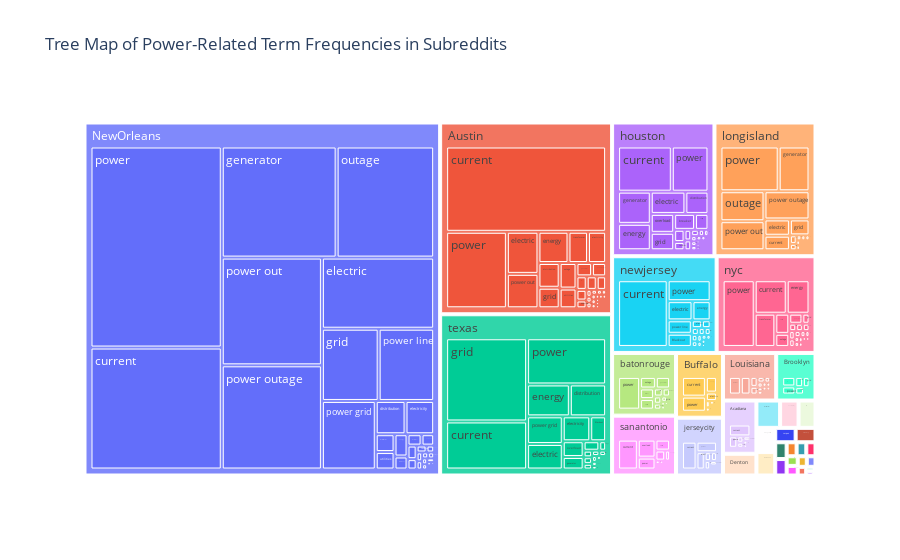

Source (notebook cell):
### Code cell
def count_terms(df, terms):
    term_counts = {term: df['text'].str.contains(term, case=False, na=False).sum() for term in terms}
    return pd.Series(term_counts)

filtered_data['text'] = filtered_data['title'].fillna('') + ' ' + filtered_data['selftext'].fillna('') + ' ' + filtered_data['body'].fillna('')
term_frequencies = filtered_data.groupby('subreddit_submission').apply(count_terms, terms=power_terms)
term_frequencies_df = term_frequencies.apply(pd.Series).reset_index()
term_frequencies_melted = term_frequencies_df.melt(id_vars=['subreddit_submission'], var_name='Term', value_name='Frequency')

fig = px.treemap(term_frequencies_melted, path=['subreddit_submission', 'Term'], values='Frequency',
                 title='Tree Map of Power-Related Term Frequencies in Subreddits')
fig.show()

### Figure 1 — Plotly figure (JSON) as saved in the notebook; plotly's stock layout.template omitted (floating-point values rounded to 4 significant figures; data arrays with more than 128 entries replaced by an {"elided": "..."} marker saying what was removed)
{"data": [{"branchvalues": "total", "domain": {"x": [0, 1], "y": [0, 1]}, "hovertemplate": "labels=%{label}<br>Frequency=%{value}<br>parent=%{parent}<br>id=%{id}<extra></extra>", "ids": {"elided": "2960 str values"}, "labels": {"elided": "2960 str values"}, "name": "", "parents": {"elided": "2960 str values"}, "type": "treemap", "values": {"elided": "2960 int values"}}], "layout": {"legend": {"tracegroupgap": 0}, "title": {"text": "Tree Map of Power-Related Term Frequencies in Subreddits"}}}
